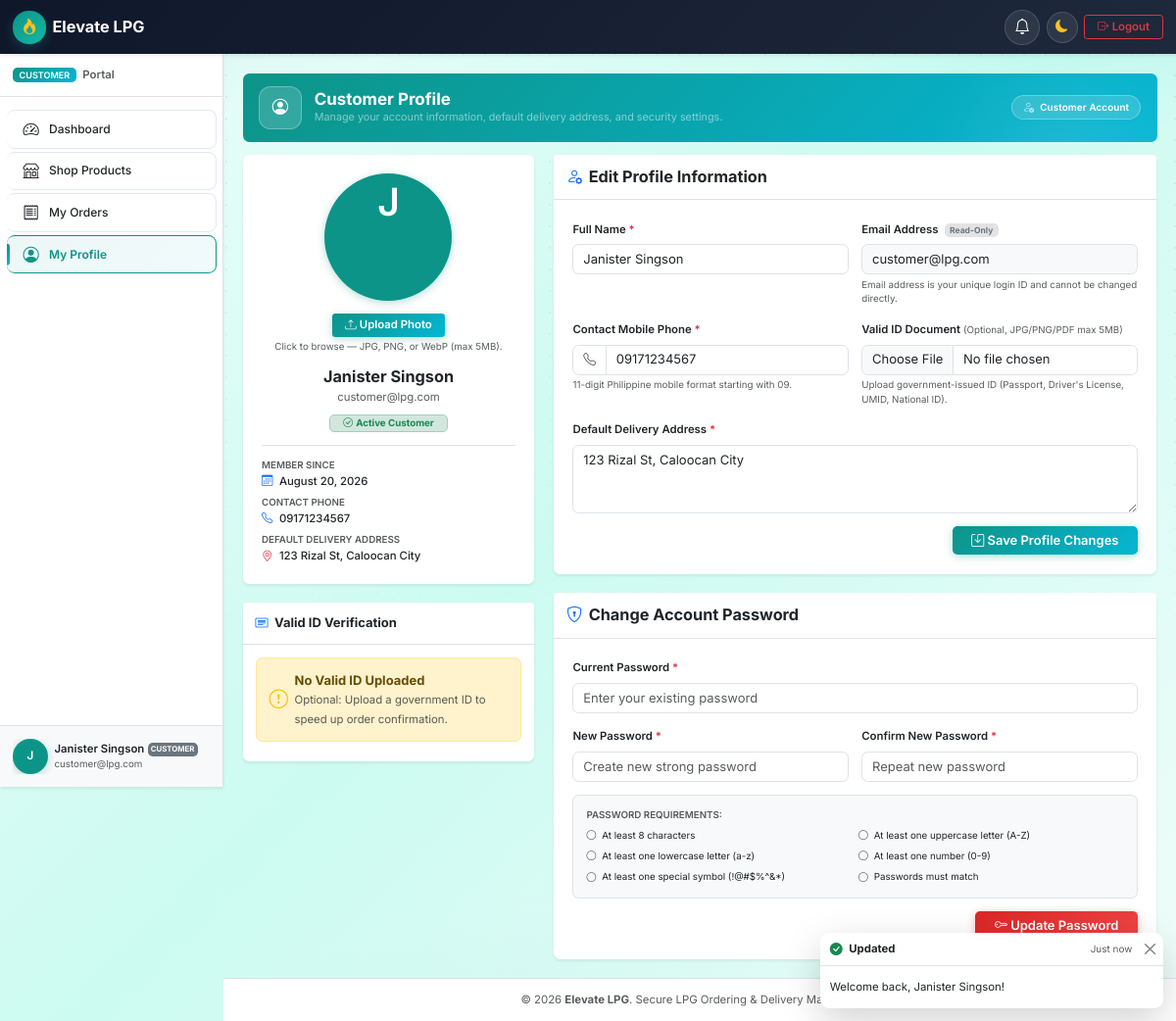
/pages/customer/profile.php (signed in), run on the app's committed database.
### tables this page shows
CREATE TABLE `users` (
  `id` int(11) NOT NULL AUTO_INCREMENT,
  `full_name` varchar(255) NOT NULL,
  `email` varchar(255) NOT NULL,
  `password` varchar(255) NOT NULL,
  `role` enum('customer','admin','rider') NOT NULL DEFAULT 'customer',
  `phone` varchar(20) NOT NULL,
  `address` text NOT NULL,
  `valid_id_path` varchar(500) DEFAULT NULL,
  `status` enum('active','inactive','suspended') NOT NULL DEFAULT 'active',
  `id_verification_status` enum('pending','approved','rejected') NOT NULL DEFAULT 'approved',
  `id_rejection_reason` varchar(500) DEFAULT NULL,
  `id_reviewed_by` int(11) DEFAULT NULL,
  `id_reviewed_at` datetime DEFAULT NULL,
  `purge_warned_at` datetime DEFAULT NULL,
  `created_at` timestamp NOT NULL DEFAULT current_timestamp(),
  `updated_at` timestamp NOT NULL DEFAULT current_timestamp() ON UPDATE current_timestamp(),
  PRIMARY KEY (`id`),
  UNIQUE KEY `email` (`email`),
  KEY `idx_role` (`role`),
  KEY `idx_status` (`status`),
  KEY `idx_verification_reviewed` (`id_verification_status`, `id_reviewed_at`)
);

### pages/customer/profile.php (the view, shortened to what the rows shown need)
<?php
require_once __DIR__ . '/../../includes/helpers.php';
require_once __DIR__ . '/../../includes/auth.php';
require_once __DIR__ . '/../../classes/User.php';
$db = Database::connect();
$userModel = new User($db);
$customerId = (int)current_user_id();
$customer = $userModel->findById($customerId);
require_once __DIR__ . '/../../templates/header.php';
?>
<div class="container-fluid px-0" id="customerProfileContainer">
    <div class="row g-4">
        <div class="col-lg-4">
            <div class="card border-0 shadow-sm text-center p-4 rounded-3 mb-4">
                <div class="mx-auto mb-3">
                    <?php if (!empty($customer['profile_picture']) && is_file(dirname(__DIR__, 2) . '/' . ltrim($customer['profile_picture'], '/'))): ?>
                        <img src="<?= e(url($customer['profile_picture'])) ?>"
                             alt="Profile picture of <?= e($customer['full_name'] ?? 'Customer') ?>"
                             class="rounded-circle shadow-sm profile-avatar-lg"
                             style="border: 4px solid #e2e8f0;">
                    <?php else: ?>
                        <div class="user-avatar-circle profile-avatar-lg" style="font-size: 3rem;">
                            <?= e(strtoupper(substr($customer['full_name'] ?? 'U', 0, 1))) ?>
                        </div>
                    <?php endif; ?>
                </div>
                <form action="<?= url('pages/customer/profile.php') ?>" method="POST" enctype="multipart/form-data" class="mb-3" id="customerAvatarForm">
                    <button type="button" class="btn btn-sm btn-primary fw-semibold px-3" id="customerAvatarBtn">
                    </button>
                    <div class="form-text extra-small">Click to browse — JPG, PNG, or WebP (max 5MB).</div>
                </form>
                <h5 class="fw-bold mb-1 text-dark"><?= e($customer['full_name'] ?? 'Customer') ?></h5>
                <p class="text-muted small mb-2"><?= e($customer['email'] ?? '') ?></p>
                <div class="mb-3">
                    <span class="badge bg-success-subtle text-success border border-success-subtle px-3 py-1">
                    </span>
                </div>
                <div class="border-top pt-3 text-start small">
                    <div class="mb-2">
                        <span class="text-muted d-block extra-small text-uppercase fw-semibold">Member Since</span>
                        <span class="fw-medium text-dark"><i class="bi bi-calendar3 me-2 text-primary"></i><?= e(format_date($customer['created_at'], 'F d, Y')) ?></span>
                    </div>
                    <div class="mb-2">
                        <span class="text-muted d-block extra-small text-uppercase fw-semibold">Contact Phone</span>
                        <span class="fw-medium text-dark"><i class="bi bi-telephone me-2 text-primary"></i><?= e($customer['phone'] ?? 'Not provided') ?></span>
                    </div>
                    <div>
                        <span class="text-muted d-block extra-small text-uppercase fw-semibold">Default Delivery Address</span>
                        <span class="fw-medium text-dark"><i class="bi bi-geo-alt me-2 text-danger"></i><?= e($customer['address'] ?? 'Not provided') ?></span>
                    </div>
                </div>
            </div>
        </div>
        <div class="col-lg-8">
            <div class="card border-0 shadow-sm rounded-3 mb-4">
                <div class="card-body p-3 p-md-4">
                    <form action="<?= url('pages/customer/profile.php') ?>" method="POST" enctype="multipart/form-data" id="customerProfileForm">
                        <div class="row g-3">
                            <div class="col-md-6">
                                <label for="full_name" class="form-label fw-semibold small text-dark">
                                    Full Name <span class="text-danger">*</span>
                                </label>
                                <input type="text"
                                       name="full_name"
                                       id="full_name"
                                       class="form-control"
                                       value="<?= e($customer['full_name'] ?? '') ?>"
                                       required>
                            </div>
                            <div class="col-md-6">
                                <label for="email" class="form-label fw-semibold small text-dark">
                                    Email Address <span class="badge bg-secondary-subtle text-secondary ms-1">Read-Only</span>
                                </label>
                                <input type="email"
                                       id="email"
                                       class="form-control bg-light"
                                       value="<?= e($customer['email'] ?? '') ?>"
                                       disabled>
                                <div class="form-text extra-small">Email address is your unique login ID and cannot be changed directly.</div>
                            </div>
                            <div class="col-md-6">
                                <div class="input-group">
                                    <span class="input-group-text bg-white"><i class="bi bi-telephone text-muted"></i></span>
                                    <input type="text"
                                           name="phone"
                                           id="phone"
                                           class="form-control"
                                           placeholder="09171234567"
                                           maxlength="11"
                                           value="<?= e($customer['phone'] ?? '') ?>"
                                           required>
                                </div>
                            </div>
                            <div class="col-12">
                                <label for="address" class="form-label fw-semibold small text-dark">
                                    Default Delivery Address <span class="text-danger">*</span>
                                </label>
                                <textarea name="address"
                                          id="address"
                                          rows="3"
                                          class="form-control"
                                          placeholder="House/Unit #, Street Name, Barangay, Municipality/City, Province, Landmark"
                                          required><?= e($customer['address'] ?? '') ?></textarea>
                            </div>
                        </div>
                    </form>
                </div>
            </div>
        </div>
    </div>
</div>
<?php
require_once __DIR__ . '/../../templates/footer.php';
?>

### data on the page
users: full_name "J", full_name "Janister Singson", email "customer@lpg.com", created_at "August 20, 2026", phone "09171234567", address "123 Rizal St, Caloocan City"

### other printed values
$appName "Elevate LPG"
$role "CUSTOMER"
$item['label'] "Dashboard"
$item['label'] "Shop Products"
$item['label'] "My Orders"
$item['label'] "My Profile"
$initial "J"
$userName "Janister Singson"
$userEmail "customer@lpg.com"
